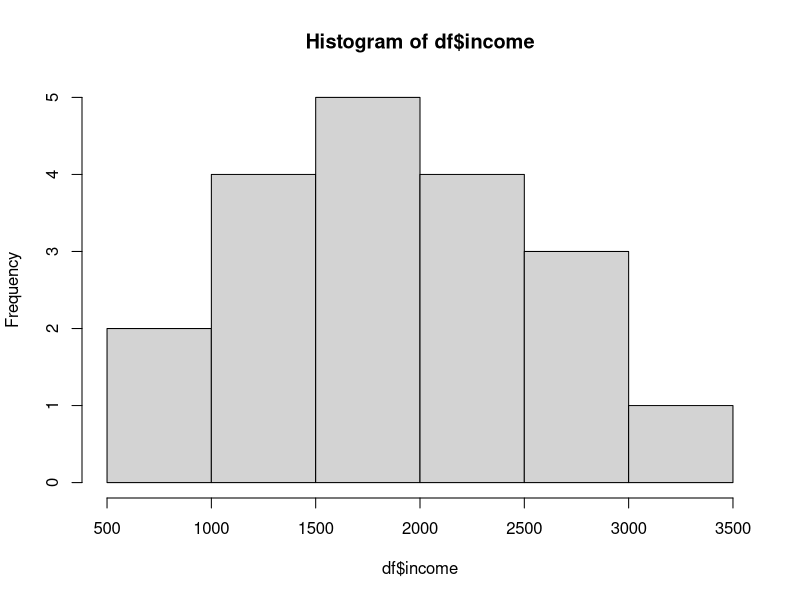
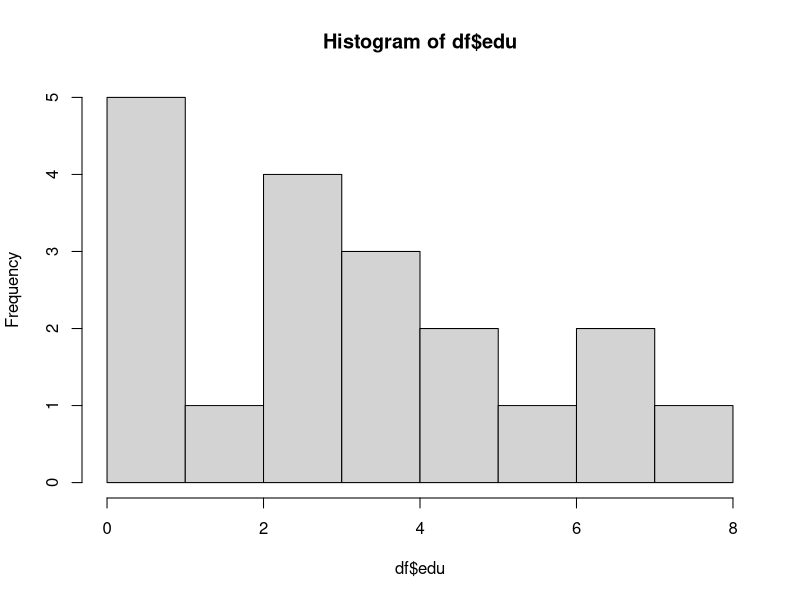
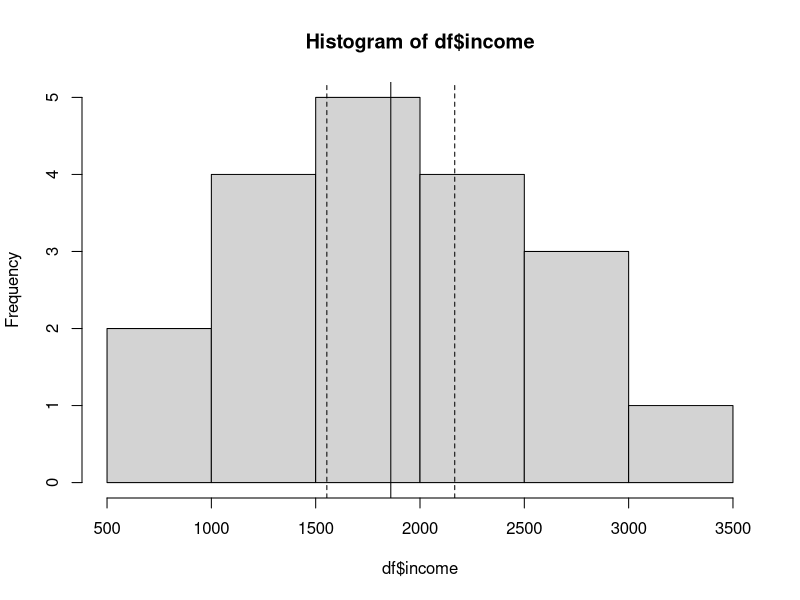
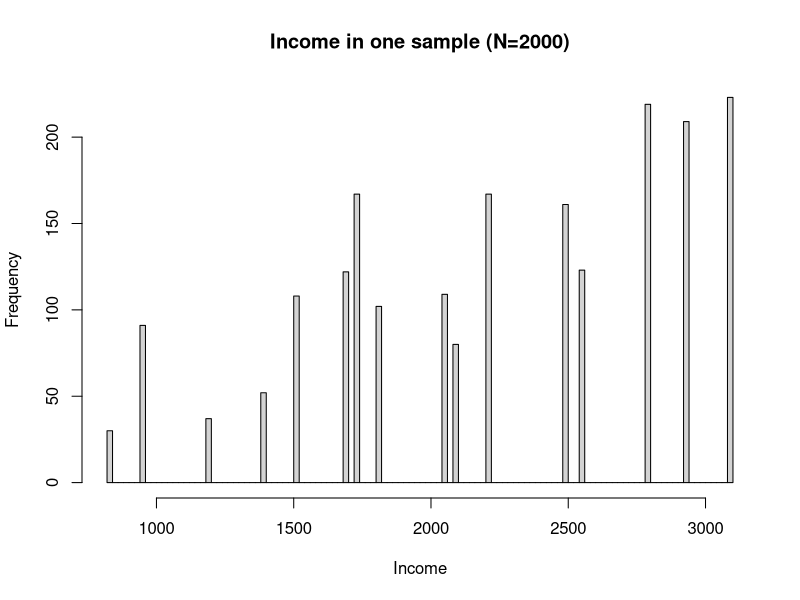
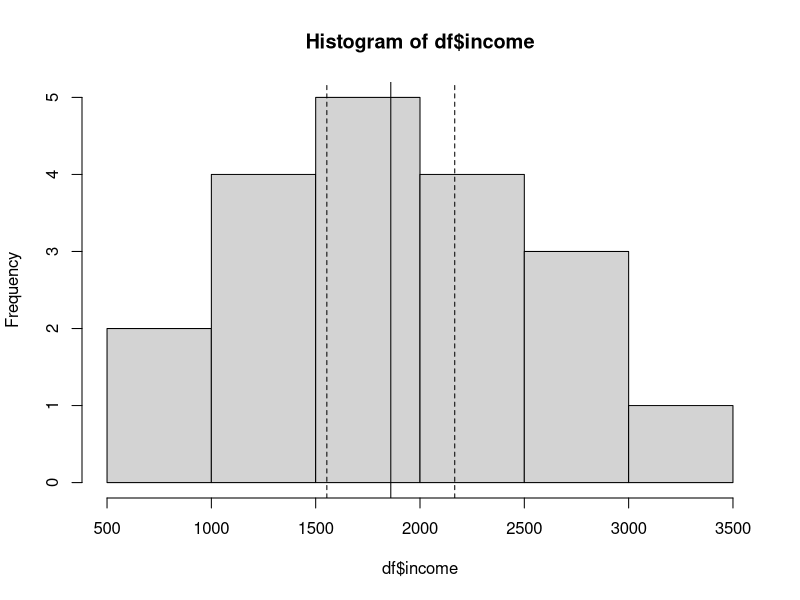
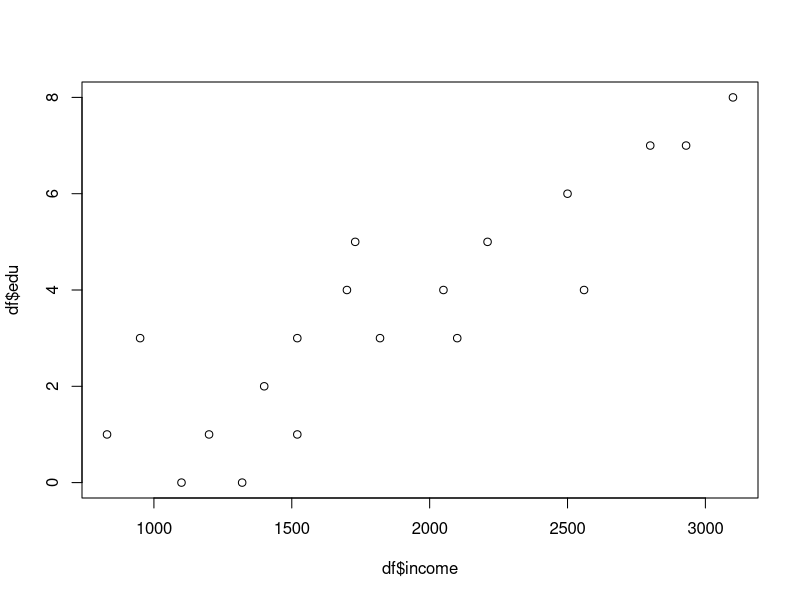
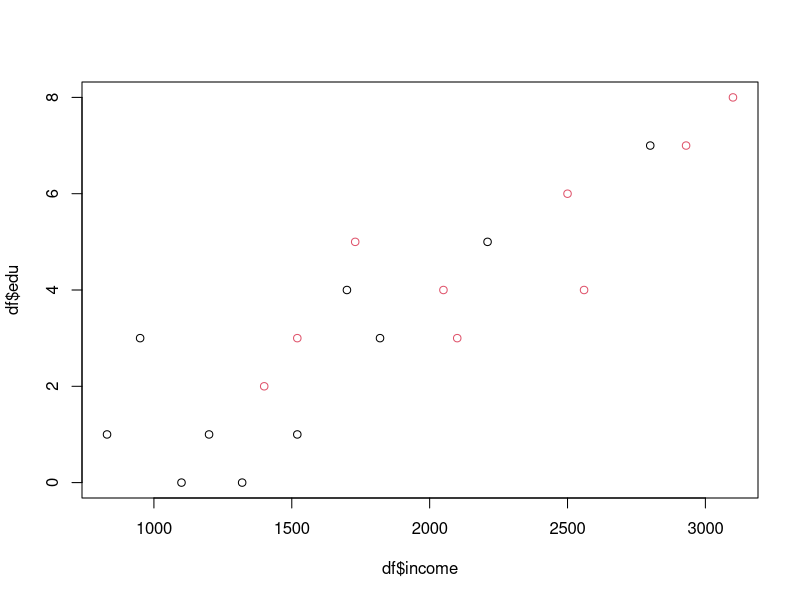
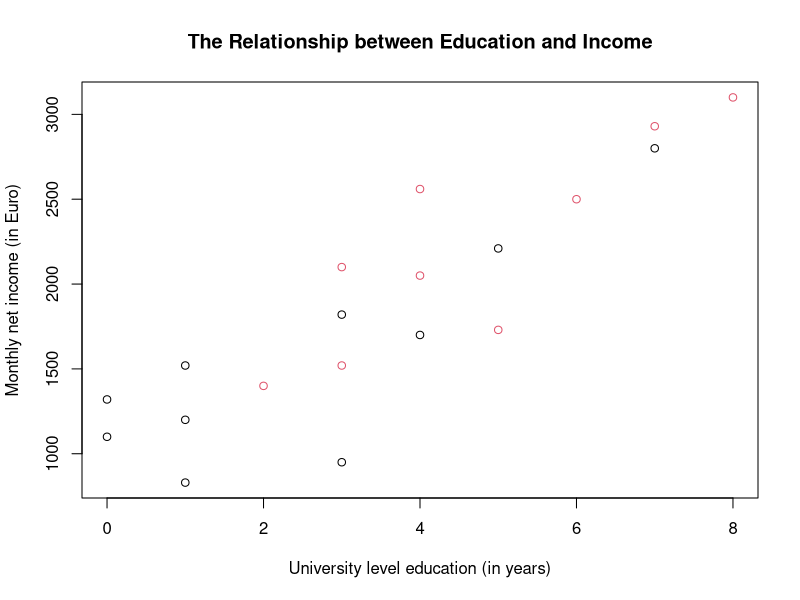

The R script that drew these images, in order:

# Applied Statistical Analysis I      
# Tutorial 1: Introduction & stats review                        

# Get working directory
getwd()

# Set working directory 
setwd("E:/TCD/courses/2024_2025Autumn/Applied StatsQuant Methods I_Fall 2024/2024/StatsI_Fall2024-main/tutorials/01")
getwd()

### Data collection ----------

# Load data 

df <- read.csv("fictional_data.csv")

# First step, look at data
View(df)
str(df) # Present structure of R object
?str

head(df)

tail(df, 2)

### Descriptive analysis ----------

### Income ###
hist(df$income) # Distribution
mean(df$income) # Central tendency, mean
var(df$income) # Variability, variance
sd(df$income) # Variability, standard deviation
sd(df$income)/sqrt(length((df$income))) # Variability, standard **error**

# Step by step
df$income
length((df$income))
sqrt(length((df$income)))
sqrt(19)
sd(df$income)/sqrt(length((df$income)))

### Education ###
hist(df$edu) # Distribution
mean(df$edu) # Central tendency, mean
var(df$edu) # Variability, variance
sd(df$edu) # Variability, standard deviation
sd(df$edu)/sqrt(length((df$edu))) # Variability, standard **error**

# Get summary statistics for entire dataset
summary(df)

# Which kind of inferences can we make with regards to the population,
# based on the sample data?
mean(df$income) # Sample mean is estimate for population mean
sd(df$income)/sqrt(length((df$income))) 
# Standard **error** (Sample standard deviation adjusted by sample size)
# is estimate for standard deviation of the sampling distribution

# Why do we need standard error again? --> to calculate measures of
# uncertainty for our point estimate (e.g., confidence intervals, and p-values)

### 95% Confidence level ###
# Definition: Point estimate +/- Margin of error, 
# where margin of error is a multiple of the standard error

# What do we need?
mean(df$income) # Point estimate
sd(df$income)/sqrt(length((df$income))) # Standard error

# How to find the multiple?
# Looking at the normal distribution, we see that 
# 95% of observations lie within +/-1.96 (approximately 2)
# standard errors of point estimate 

# Lower bound
upper_95 = (mean(df$income))+(1.96)*(sd(df$income)/sqrt(length((df$income))))

# Upper bound
lower_95 = (mean(df$income))-(1.96)*(sd(df$income)/sqrt(length((df$income))))

# Print
lower_95
mean(df$income)
upper_95

# How to calculate 99% confidence intervals?

### Histogram ###
hist(df$income)
abline(v=mean(df$income),col="black")
abline(v=lower_95,col="black",lty="dashed")
abline(v=upper_95,col="black",lty="dashed")


###Sampling###
s <- sample(df$income, size = 2000, replace = TRUE, prob = df$edu)

hist(s, breaks = 100, xlab = "Income", ylab = "Frequency", main = "Income in one sample (N=2000)")

# Mean of the population
print(weighted.mean(df$income, w = df$edu), digits = 6)
## 2244.33

# Mean of the one sample
print(mean(s), digits = 6)
## 2242.42

# Which kind of inferences can we make with regards to the population,
# based on the sample data?
mean(df$income) # Sample mean is estimate for population mean
sd(df$income)/sqrt(length((df$income))) 
# Standard **error** (Sample standard deviation adjusted by sample size)
# is estimate for standard deviation of the sampling distribution

# Why do we need standard error again? --> to calculate measures of
# uncertainty for our point estimate (e.g., confidence intervals, and p-values)

### 95% Confidence level ###
# Definition: Point estimate +/- Margin of error, 
# where margin of error is a multiple of the standard error

# What do we need?
mean(df$income) # Point estimate
sd(df$income)/sqrt(length((df$income))) # Standard error

# How to find the multiple?
# Looking at the normal distribution, we see that 
# 95% of observations lie within +/-1.96 (approximately 2)
# standard errors of point estimate 

# Lower bound
upper_95 = (mean(df$income))+(1.96)*(sd(df$income)/sqrt(length((df$income))))

# Upper bound
lower_95 = (mean(df$income))-(1.96)*(sd(df$income)/sqrt(length((df$income))))

# Print
lower_95
mean(df$income)
upper_95

# How to calculate 99% confidence intervals?


x <- rnorm(200, mean = 0, sd = 1) 
mean(x)
## -0.07337356

sd(x)
## 0.9675932

x <- rnorm(1000000, mean = 0, sd = 1) 
mean(x)
## -0.000101218

sd(x)
## 1.000413

rbinom(10, 1, p = 0.5)


#For the standard normal distribution, find the area to the left of x = 1.96
pnorm(q = 1.96)
## 0.9750021

pnorm(q = -1.96)
## 0.0249979

qnorm(0.025) ## -1.959964
qnorm(0.975) ## 1.959964


qnorm(0.005) ## -2.575829
qnorm(0.995) ## 2.575829


n <- length(df$income)
qt(0.025, n-1, lower.tail = T)
## -2.100922


### Histogram ###
hist(df$income)
abline(v=mean(df$income),col="black")
abline(v=lower_95,col="black",lty="dashed")
abline(v=upper_95,col="black",lty="dashed")


# Is there a relationship between education and income?

### Scatter plot ###
plot(df$income,df$edu)
plot(df$income,df$edu,
     col=df$cap+1) # Color over third variable (+1, because first color in R is white)

# Improve visualization and save
png(file="output/scatter_plot.png")
plot(df$edu,
     df$income,
     col=df$cap+1,
     ylab="Monthly net income (in Euro)",
     xlab="University level education (in years)",
     main="The Relationship between Education and Income")


# Add legend
legend(1000, 8, # x and y position of legend
       legend=c("Capital", "Non capital"),
       col=c("black","red"),
       pch=1) # Marker type (1 is default)
dev.off()





## References and Acknowledgements

### Hannah Frank 
### Tom Louverse










